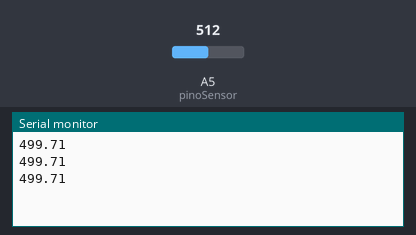
The sketch below on a simulated Arduino Uno, built with avr-gcc and run on an emulated ATmega328P. Shown: the last lines printed to the serial monitor. The inputs (shaded band) are chosen by the test bench; at power-on: A5 (pinoSensor) = 512.

Above: at 1.3 s.
1.4 s: A5 (pinoSensor) set to 716
At 1.9 s:
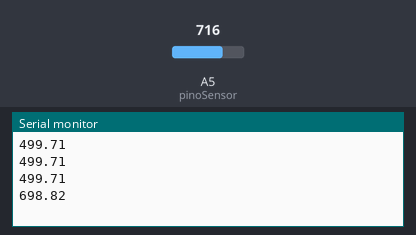
2.9 s: A5 (pinoSensor) set to 900
At 3.4 s:
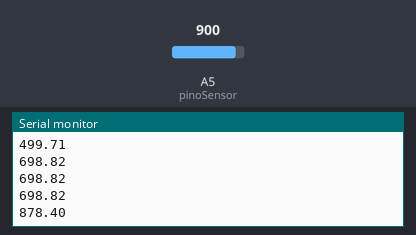
Timing chart, 0 to 5.9 s (numbered marks = the images above; inputs shaded):
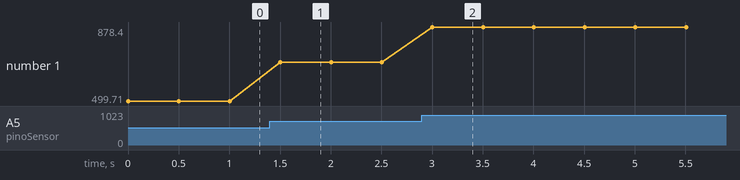

The sketch:

Script_do_Arduino.c.ino
```cpp
int pinoSensor = A5;
int valorLindo = 0;
float temperatura = 0;

void setup() {
    Serial.begin(9600);
}

void loop() {
  valorLindo = analogRead(pinoSensor);
  temperatura = (valorLindo * 0.00488);
  temperatura = (temperatura * 100)*2;
  Serial.println(temperatura);

  delay(500);

}
```

Measured:
- after the input at 1.4 s, the serial monitor: prints a new line after 0.10 s (image 1)
- after the input at 2.9 s, the serial monitor: prints a new line after 0.10 s (image 2)
- plotted number 1: 499.71 → 698.82 after the input at 1.4 s, 698.82 → 878.4 after the input at 2.9 s
